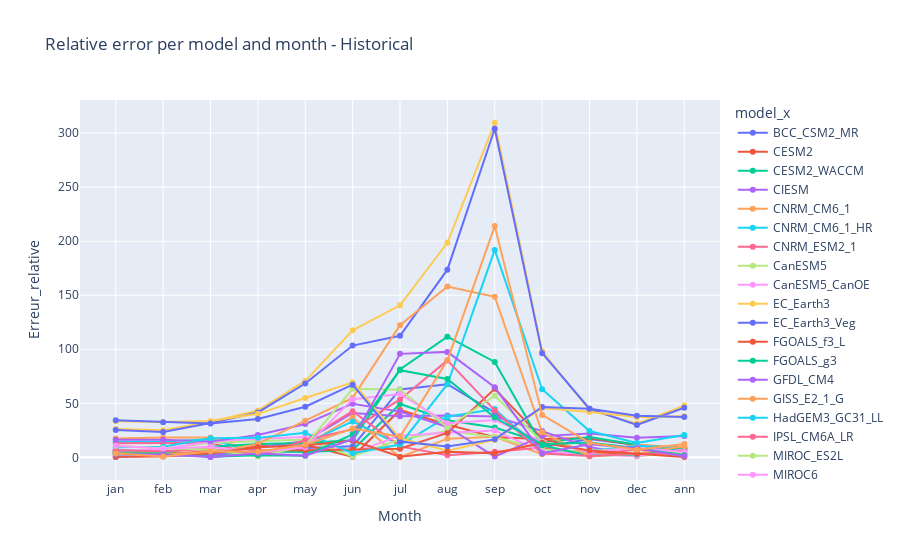

The code cell stored with this chart in its notebook:
### Markdown cell above
### Visualisation sous forme de courbes

### Code cell
fig = px.line(
    df_avec_erreur[df_avec_erreur['model_x'] != 'Reference'],
    x='Month', y='Erreur_relative', color='model_x', markers=True, title="Relative error per model and month - Historical")
fig.show()

### Figure 1 — Plotly figure (JSON) as saved in the notebook; plotly's stock layout.template omitted (floating-point values rounded to 4 significant figures)
{"data": [{"hovertemplate": "model_x=BCC_CSM2_MR<br>Month=%{x}<br>Erreur_relative=%{y}<extra></extra>", "legendgroup": "BCC_CSM2_MR", "line": {"color": "#636efa", "dash": "solid"}, "marker": {"symbol": "circle"}, "mode": "lines+markers", "name": "BCC_CSM2_MR", "orientation": "v", "showlegend": true, "type": "scatter", "x": ["jan", "feb", "mar", "apr", "may", "jun", "jul", "aug", "sep", "oct", "nov", "dec", "ann"], "xaxis": "x", "y": [6.635, 5.55, 0.389, 3.364, 8.635, 10.19, 62.85, 67.63, 41.38, 9.535, 16.87, 11.32, 2.976], "yaxis": "y"}, {"hovertemplate": "model_x=CESM2<br>Month=%{x}<br>Erreur_relative=%{y}<extra></extra>", "legendgroup": "CESM2", "line": {"color": "#EF553B", "dash": "solid"}, "marker": {"symbol": "circle"}, "mode": "lines+markers", "name": "CESM2", "orientation": "v", "showlegend": true, "type": "scatter", "x": ["jan", "feb", "mar", "apr", "may", "jun", "jul", "aug", "sep", "oct", "nov", "dec", "ann"], "xaxis": "x", "y": [4.863, 4.492, 4.094, 10.16, 11.54, 0.5278, 43.84, 30.3, 18.53, 16.98, 17.79, 11.52, 7.593], "yaxis": "y"}, {"hovertemplate": "model_x=CESM2_WACCM<br>Month=%{x}<br>Erreur_relative=%{y}<extra></extra>", "legendgroup": "CESM2_WACCM", "line": {"color": "#00cc96", "dash": "solid"}, "marker": {"symbol": "circle"}, "mode": "lines+markers", "name": "CESM2_WACCM", "orientation": "v", "showlegend": true, "type": "scatter", "x": ["jan", "feb", "mar", "apr", "may", "jun", "jul", "aug", "sep", "oct", "nov", "dec", "ann"], "xaxis": "x", "y": [5.678, 4.045, 2.178, 5.527, 4.951, 6.779, 49.38, 34.38, 27.56, 13.56, 18.81, 11.73, 5.983], "yaxis": "y"}, {"hovertemplate": "model_x=CIESM<br>Month=%{x}<br>Erreur_relative=%{y}<extra></extra>", "legendgroup": "CIESM", "line": {"color": "#ab63fa", "dash": "solid"}, "marker": {"symbol": "circle"}, "mode": "lines+markers", "name": "CIESM", "orientation": "v", "showlegend": true, "type": "scatter", "x": ["jan", "feb", "mar", "apr", "may", "jun", "jul", "aug", "sep", "oct", "nov", "dec", "ann"], "xaxis": "x", "y": [0.4137, 1.749, 1.703, 8.947, 15.06, 41.06, 38.01, 38.66, 37.75, 24.29, 9.454, 2.311, 7.664], "yaxis": "y"}, {"hovertemplate": "model_x=CNRM_CM6_1<br>Month=%{x}<br>Erreur_relative=%{y}<extra></extra>", "legendgroup": "CNRM_CM6_1", "line": {"color": "#FFA15A", "dash": "solid"}, "marker": {"symbol": "circle"}, "mode": "lines+markers", "name": "CNRM_CM6_1", "orientation": "v", "showlegend": true, "type": "scatter", "x": ["jan", "feb", "mar", "apr", "may", "jun", "jul", "aug", "sep", "oct", "nov", "dec", "ann"], "xaxis": "x", "y": [17.45, 18.26, 18.35, 4.348, 11.17, 37.16, 0.08717, 17.29, 18.99, 2.776, 4.047, 11.64, 9.113], "yaxis": "y"}, {"hovertemplate": "model_x=CNRM_CM6_1_HR<br>Month=%{x}<br>Erreur_relative=%{y}<extra></extra>", "legendgroup": "CNRM_CM6_1_HR", "line": {"color": "#19d3f3", "dash": "solid"}, "marker": {"symbol": "circle"}, "mode": "lines+markers", "name": "CNRM_CM6_1_HR", "orientation": "v", "showlegend": true, "type": "scatter", "x": ["jan", "feb", "mar", "apr", "may", "jun", "jul", "aug", "sep", "oct", "nov", "dec", "ann"], "xaxis": "x", "y": [14.13, 14.73, 16.77, 4.084, 12.77, 33.26, 11.24, 37.57, 44.72, 4.966, 5.811, 10.77, 8.982], "yaxis": "y"}, {"hovertemplate": "model_x=CNRM_ESM2_1<br>Month=%{x}<br>Erreur_relative=%{y}<extra></extra>", "legendgroup": "CNRM_ESM2_1", "line": {"color": "#FF6692", "dash": "solid"}, "marker": {"symbol": "circle"}, "mode": "lines+markers", "name": "CNRM_ESM2_1", "orientation": "v", "showlegend": true, "type": "scatter", "x": ["jan", "feb", "mar", "apr", "may", "jun", "jul", "aug", "sep", "oct", "nov", "dec", "ann"], "xaxis": "x", "y": [12.99, 13.22, 13.43, 2.023, 16.11, 42.6, 10.13, 1.966, 5.167, 9.156, 2.446, 7.237, 4.053], "yaxis": "y"}, {"hovertemplate": "model_x=CanESM5<br>Month=%{x}<br>Erreur_relative=%{y}<extra></extra>", "legendgroup": "CanESM5", "line": {"color": "#B6E880", "dash": "solid"}, "marker": {"symbol": "circle"}, "mode": "lines+markers", "name": "CanESM5", "orientation": "v", "showlegend": true, "type": "scatter", "x": ["jan", "feb", "mar", "apr", "may", "jun", "jul", "aug", "sep", "oct", "nov", "dec", "ann"], "xaxis": "x", "y": [4.814, 7.606, 13.56, 14.74, 16.45, 0.9904, 16.51, 24.29, 18.94, 7.037, 4.841, 0.8923, 5.982], "yaxis": "y"}, {"hovertemplate": "model_x=CanESM5_CanOE<br>Month=%{x}<br>Erreur_relative=%{y}<extra></extra>", "legendgroup": "CanESM5_CanOE", "line": {"color": "#FF97FF", "dash": "solid"}, "marker": {"symbol": "circle"}, "mode": "lines+markers", "name": "CanESM5_CanOE", "orientation": "v", "showlegend": true, "type": "scatter", "x": ["jan", "feb", "mar", "apr", "may", "jun", "jul", "aug", "sep", "oct", "nov", "dec", "ann"], "xaxis": "x", "y": [5.182, 7.786, 14.55, 17.13, 18.73, 4.097, 20.05, 22.86, 24.79, 5.134, 2.759, 1.088, 7.439], "yaxis": "y"}, {"hovertemplate": "model_x=EC_Earth3<br>Month=%{x}<br>Erreur_relative=%{y}<extra></extra>", "legendgroup": "EC_Earth3", "line": {"color": "#FECB52", "dash": "solid"}, "marker": {"symbol": "circle"}, "mode": "lines+markers", "name": "EC_Earth3", "orientation": "v", "showlegend": true, "type": "scatter", "x": ["jan", "feb", "mar", "apr", "may", "jun", "jul", "aug", "sep", "oct", "nov", "dec", "ann"], "xaxis": "x", "y": [26.24, 24.98, 32.86, 43.35, 70.75, 117.6, 140.7, 198.6, 309.6, 98.07, 43.88, 31.22, 47.88], "yaxis": "y"}, {"hovertemplate": "model_x=EC_Earth3_Veg<br>Month=%{x}<br>Erreur_relative=%{y}<extra></extra>", "legendgroup": "EC_Earth3_Veg", "line": {"color": "#636efa", "dash": "solid"}, "marker": {"symbol": "circle"}, "mode": "lines+markers", "name": "EC_Earth3_Veg", "orientation": "v", "showlegend": true, "type": "scatter", "x": ["jan", "feb", "mar", "apr", "may", "jun", "jul", "aug", "sep", "oct", "nov", "dec", "ann"], "xaxis": "x", "y": [25.26, 23.55, 31.86, 41.55, 68.3, 103.4, 112.5, 173.7, 304.0, 96.42, 44.95, 29.94, 45.85], "yaxis": "y"}, {"hovertemplate": "model_x=FGOALS_f3_L<br>Month=%{x}<br>Erreur_relative=%{y}<extra></extra>", "legendgroup": "FGOALS_f3_L", "line": {"color": "#EF553B", "dash": "solid"}, "marker": {"symbol": "circle"}, "mode": "lines+markers", "name": "FGOALS_f3_L", "orientation": "v", "showlegend": true, "type": "scatter", "x": ["jan", "feb", "mar", "apr", "may", "jun", "jul", "aug", "sep", "oct", "nov", "dec", "ann"], "xaxis": "x", "y": [4.328, 2.266, 6.206, 6.223, 6.634, 7.229, 7.987, 22.53, 63.41, 17.47, 4.986, 3.153, 5.96], "yaxis": "y"}, {"hovertemplate": "model_x=FGOALS_g3<br>Month=%{x}<br>Erreur_relative=%{y}<extra></extra>", "legendgroup": "FGOALS_g3", "line": {"color": "#00cc96", "dash": "solid"}, "marker": {"symbol": "circle"}, "mode": "lines+markers", "name": "FGOALS_g3", "orientation": "v", "showlegend": true, "type": "scatter", "x": ["jan", "feb", "mar", "apr", "may", "jun", "jul", "aug", "sep", "oct", "nov", "dec", "ann"], "xaxis": "x", "y": [4.396, 5.016, 9.898, 12.46, 13.26, 15.71, 81.24, 111.6, 88.32, 11.16, 1.433, 2.609, 9.654], "yaxis": "y"}, {"hovertemplate": "model_x=GFDL_CM4<br>Month=%{x}<br>Erreur_relative=%{y}<extra></extra>", "legendgroup": "GFDL_CM4", "line": {"color": "#ab63fa", "dash": "solid"}, "marker": {"symbol": "circle"}, "mode": "lines+markers", "name": "GFDL_CM4", "orientation": "v", "showlegend": true, "type": "scatter", "x": ["jan", "feb", "mar", "apr", "may", "jun", "jul", "aug", "sep", "oct", "nov", "dec", "ann"], "xaxis": "x", "y": [16.18, 16.31, 14.55, 20.67, 30.88, 49.65, 42.32, 28.13, 0.6944, 19.64, 22.1, 18.15, 19.7], "yaxis": "y"}, {"hovertemplate": "model_x=GISS_E2_1_G<br>Month=%{x}<br>Erreur_relative=%{y}<extra></extra>", "legendgroup": "GISS_E2_1_G", "line": {"color": "#FFA15A", "dash": "solid"}, "marker": {"symbol": "circle"}, "mode": "lines+markers", "name": "GISS_E2_1_G", "orientation": "v", "showlegend": true, "type": "scatter", "x": ["jan", "feb", "mar", "apr", "may", "jun", "jul", "aug", "sep", "oct", "nov", "dec", "ann"], "xaxis": "x", "y": [3.526, 3.27, 4.059, 12.44, 33.94, 55.04, 122.2, 158.0, 148.6, 23.16, 0.8308, 3.487, 10.23], "yaxis": "y"}, {"hovertemplate": "model_x=HadGEM3_GC31_LL<br>Month=%{x}<br>Erreur_relative=%{y}<extra></extra>", "legendgroup": "HadGEM3_GC31_LL", "line": {"color": "#19d3f3", "dash": "solid"}, "marker": {"symbol": "circle"}, "mode": "lines+markers", "name": "HadGEM3_GC31_LL", "orientation": "v", "showlegend": true, "type": "scatter", "x": ["jan", "feb", "mar", "apr", "may", "jun", "jul", "aug", "sep", "oct", "nov", "dec", "ann"], "xaxis": "x", "y": [9.322, 9.811, 17.67, 18.02, 22.73, 3.768, 11.89, 67.68, 191.9, 63.01, 24.37, 13.37, 20.68], "yaxis": "y"}, {"hovertemplate": "model_x=IPSL_CM6A_LR<br>Month=%{x}<br>Erreur_relative=%{y}<extra></extra>", "legendgroup": "IPSL_CM6A_LR", "line": {"color": "#FF6692", "dash": "solid"}, "marker": {"symbol": "circle"}, "mode": "lines+markers", "name": "IPSL_CM6A_LR", "orientation": "v", "showlegend": true, "type": "scatter", "x": ["jan", "feb", "mar", "apr", "may", "jun", "jul", "aug", "sep", "oct", "nov", "dec", "ann"], "xaxis": "x", "y": [6.532, 5.618, 8.013, 1.166, 15.85, 26.04, 53.61, 89.7, 43.44, 3.622, 1.35, 3.264, 3.317], "yaxis": "y"}, {"hovertemplate": "model_x=MIROC_ES2L<br>Month=%{x}<br>Erreur_relative=%{y}<extra></extra>", "legendgroup": "MIROC_ES2L", "line": {"color": "#B6E880", "dash": "solid"}, "marker": {"symbol": "circle"}, "mode": "lines+markers", "name": "MIROC_ES2L", "orientation": "v", "showlegend": true, "type": "scatter", "x": ["jan", "feb", "mar", "apr", "may", "jun", "jul", "aug", "sep", "oct", "nov", "dec", "ann"], "xaxis": "x", "y": [10.39, 8.453, 7.288, 0.8308, 10.74, 63.44, 62.65, 27.54, 56.98, 14.45, 5.956, 8.736, 3.993], "yaxis": "y"}, {"hovertemplate": "model_x=MIROC6<br>Month=%{x}<br>Erreur_relative=%{y}<extra></extra>", "legendgroup": "MIROC6", "line": {"color": "#FF97FF", "dash": "solid"}, "marker": {"symbol": "circle"}, "mode": "lines+markers", "name": "MIROC6", "orientation": "v", "showlegend": true, "type": "scatter", "x": ["jan", "feb", "mar", "apr", "may", "jun", "jul", "aug", "sep", "oct", "nov", "dec", "ann"], "xaxis": "x", "y": [10.8, 8.003, 9.878, 4.635, 9.263, 53.85, 58.67, 31.61, 34.65, 14.07, 5.284, 8.829, 4.91], "yaxis": "y"}, {"hovertemplate": "model_x=MPI_ESM1_2_HR<br>Month=%{x}<br>Erreur_relative=%{y}<extra></extra>", "legendgroup": "MPI_ESM1_2_HR", "line": {"color": "#FECB52", "dash": "solid"}, "marker": {"symbol": "circle"}, "mode": "lines+markers", "name": "MPI_ESM1_2_HR", "orientation": "v", "showlegend": true, "type": "scatter", "x": ["jan", "feb", "mar", "apr", "may", "jun", "jul", "aug", "sep", "oct", "nov", "dec", "ann"], "xaxis": "x", "y": [33.3, 32.7, 33.71, 40.26, 54.97, 69.33, 17.64, 6.178, 16.14, 45.72, 41.84, 37.25, 38.03], "yaxis": "y"}, {"hovertemplate": "model_x=MPI_ESM1_2_LR<br>Month=%{x}<br>Erreur_relative=%{y}<extra></extra>", "legendgroup": "MPI_ESM1_2_LR", "line": {"color": "#636efa", "dash": "solid"}, "marker": {"symbol": "circle"}, "mode": "lines+markers", "name": "MPI_ESM1_2_LR", "orientation": "v", "showlegend": true, "type": "scatter", "x": ["jan", "feb", "mar", "apr", "may", "jun", "jul", "aug", "sep", "oct", "nov", "dec", "ann"], "xaxis": "x", "y": [34.25, 32.56, 31.27, 35.42, 46.87, 67.21, 14.7, 10.13, 16.63, 46.58, 44.98, 38.43, 37.24], "yaxis": "y"}, {"hovertemplate": "model_x=MRI_ESM2_0<br>Month=%{x}<br>Erreur_relative=%{y}<extra></extra>", "legendgroup": "MRI_ESM2_0", "line": {"color": "#EF553B", "dash": "solid"}, "marker": {"symbol": "circle"}, "mode": "lines+markers", "name": "MRI_ESM2_0", "orientation": "v", "showlegend": true, "type": "scatter", "x": ["jan", "feb", "mar", "apr", "may", "jun", "jul", "aug", "sep", "oct", "nov", "dec", "ann"], "xaxis": "x", "y": [0.574, 0.8798, 3.828, 9.313, 11.03, 15.47, 0.617, 5.245, 3.716, 13.41, 6.249, 3.588, 0.4017], "yaxis": "y"}, {"hovertemplate": "model_x=NorESM2_LM<br>Month=%{x}<br>Erreur_relative=%{y}<extra></extra>", "legendgroup": "NorESM2_LM", "line": {"color": "#00cc96", "dash": "solid"}, "marker": {"symbol": "circle"}, "mode": "lines+markers", "name": "NorESM2_LM", "orientation": "v", "showlegend": true, "type": "scatter", "x": ["jan", "feb", "mar", "apr", "may", "jun", "jul", "aug", "sep", "oct", "nov", "dec", "ann"], "xaxis": "x", "y": [2.922, 2.802, 0.6444, 1.841, 1.544, 21.28, 80.69, 72.53, 36.87, 12.08, 13.83, 8.362, 1.997], "yaxis": "y"}, {"hovertemplate": "model_x=NorESM2_MM<br>Month=%{x}<br>Erreur_relative=%{y}<extra></extra>", "legendgroup": "NorESM2_MM", "line": {"color": "#ab63fa", "dash": "solid"}, "marker": {"symbol": "circle"}, "mode": "lines+markers", "name": "NorESM2_MM", "orientation": "v", "showlegend": true, "type": "scatter", "x": ["jan", "feb", "mar", "apr", "may", "jun", "jul", "aug", "sep", "oct", "nov", "dec", "ann"], "xaxis": "x", "y": [2.866, 2.685, 0.3963, 3.582, 1.598, 16.72, 95.76, 97.59, 64.87, 3.84, 12.0, 8.503, 1.035], "yaxis": "y"}, {"hovertemplate": "model_x=UKESM1_0_LL<br>Month=%{x}<br>Erreur_relative=%{y}<extra></extra>", "legendgroup": "UKESM1_0_LL", "line": {"color": "#FFA15A", "dash": "solid"}, "marker": {"symbol": "circle"}, "mode": "lines+markers", "name": "UKESM1_0_LL", "orientation": "v", "showlegend": true, "type": "scatter", "x": ["jan", "feb", "mar", "apr", "may", "jun", "jul", "aug", "sep", "oct", "nov", "dec", "ann"], "xaxis": "x", "y": [3.476, 0.8719, 5.576, 5.095, 11.72, 26.58, 18.96, 89.79, 214.0, 39.21, 13.43, 6.966, 12.3], "yaxis": "y"}], "layout": {"legend": {"title": {"text": "model_x"}, "tracegroupgap": 0}, "title": {"text": "Relative error per model and month - Historical"}, "xaxis": {"anchor": "y", "domain": [0, 1], "title": {"text": "Month"}}, "yaxis": {"anchor": "x", "domain": [0, 1], "title": {"text": "Erreur_relative"}}}}
